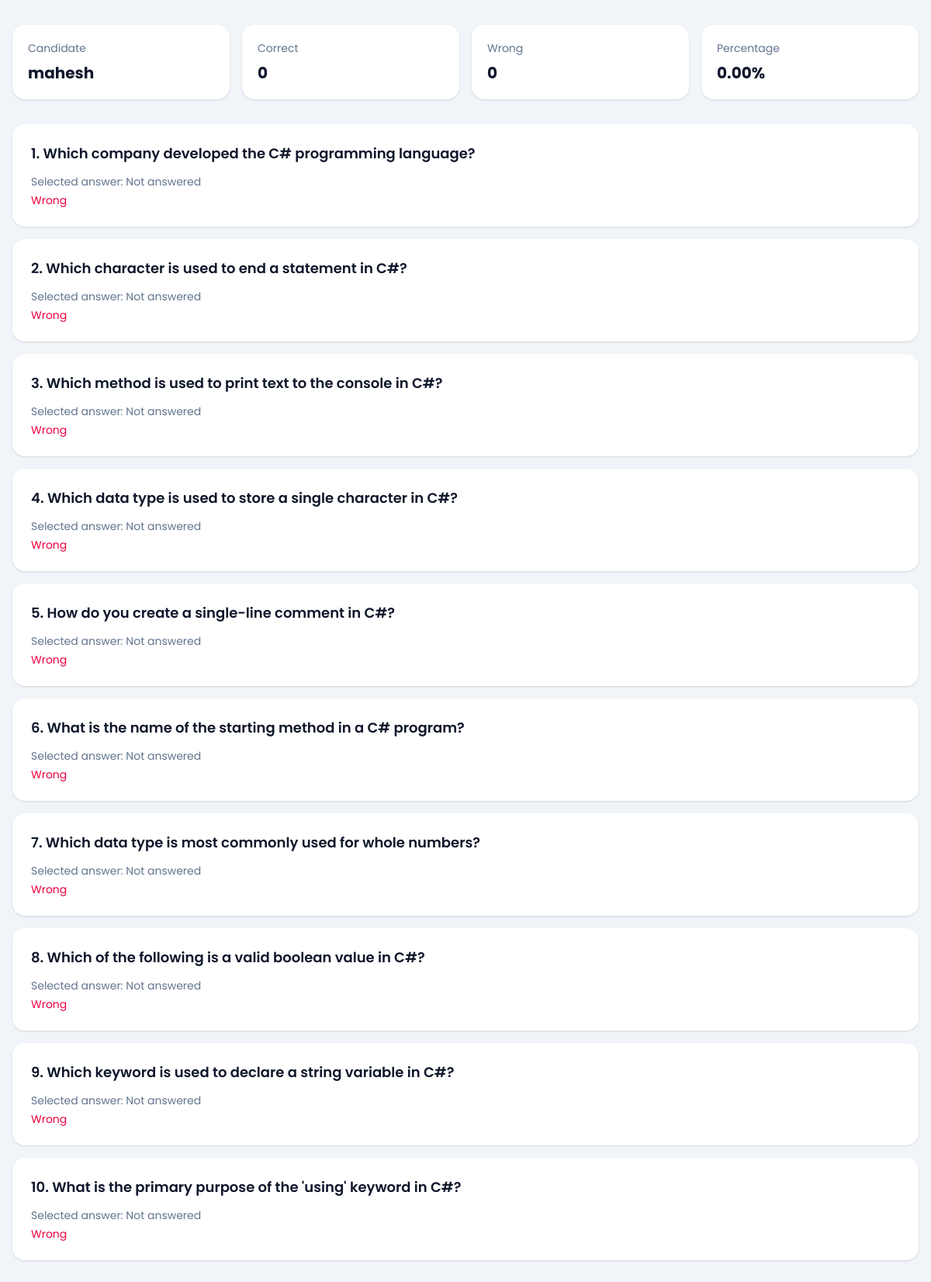
Before: /quiz/attempt/53/result/ (signed in) with the older database file.
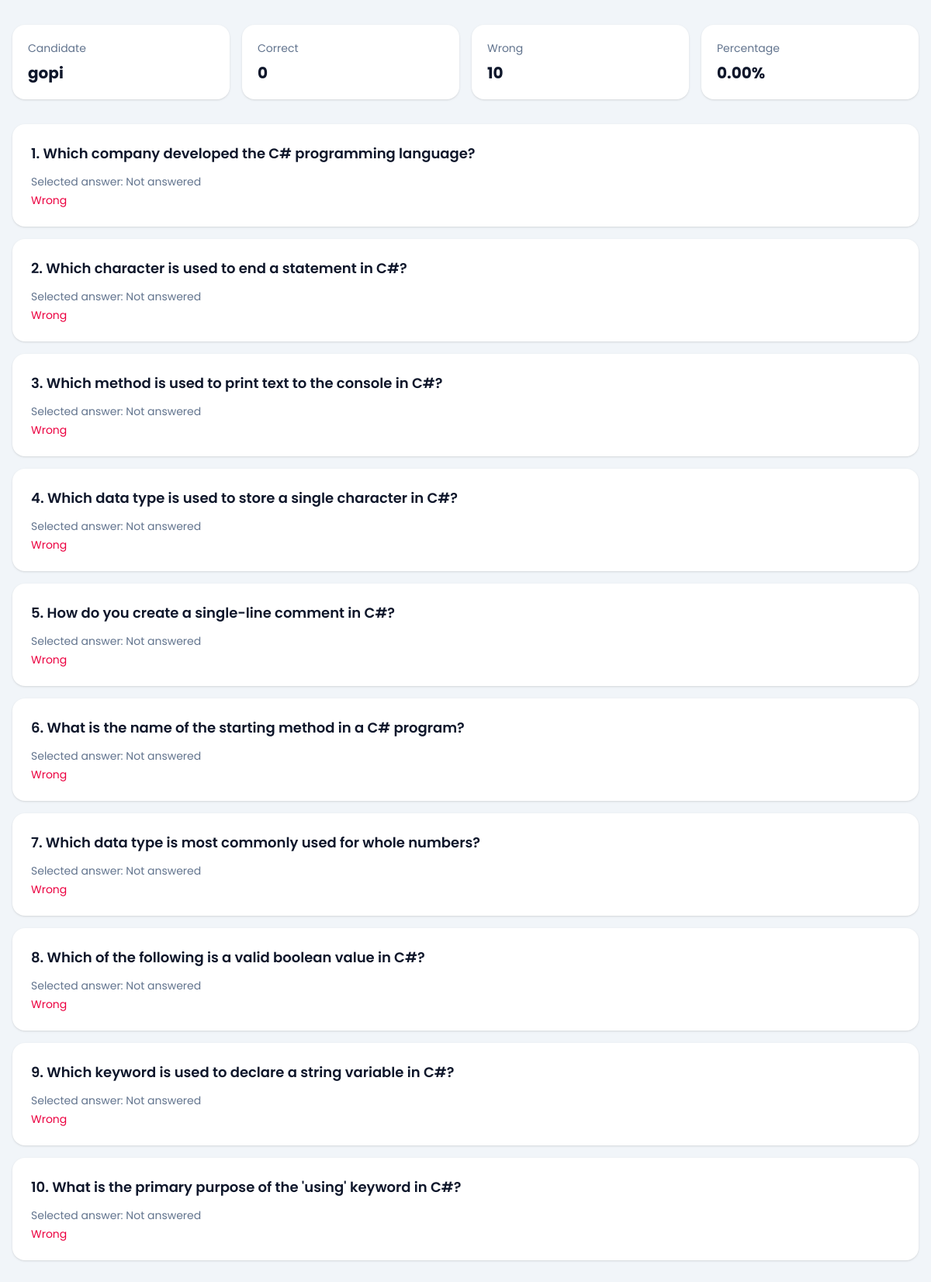
After: the same page with the newer database file.
### quiz/models.py (models this page shows, shortened)
class CandidateTestAttempt(models.Model):
    SESSION_SINGLE = 'single'
    SESSION_MULTI = 'multi'
    SESSION_CHOICES = [
        (SESSION_SINGLE, 'Single'),
        (SESSION_MULTI, 'Multi'),
    ]
    candidate = models.ForeignKey(Candidate, on_delete=models.CASCADE, related_name='attempts')
    company = models.ForeignKey(Company, on_delete=models.CASCADE, related_name='attempts')
    session_type = models.CharField(max_length=10, choices=SESSION_CHOICES)
    level = models.CharField(max_length=20)
    question_count = models.PositiveIntegerField()
    duration_minutes = models.PositiveIntegerField()
    selected_subjects = models.JSONField(default=list, blank=True)
    selected_sub_titles = models.JSONField(default=list, blank=True)
    answers_json = models.JSONField(default=list, blank=True)
    correct_count = models.PositiveIntegerField(default=0)
    wrong_count = models.PositiveIntegerField(default=0)
    percentage = models.DecimalField(max_digits=5, decimal_places=2, default=0)
    started_at = models.DateTimeField(blank=True, null=True)
    submitted_at = models.DateTimeField(blank=True, null=True)
    is_submitted = models.BooleanField(default=False)
    is_paused = models.BooleanField(default=False)
    paused_at = models.DateTimeField(blank=True, null=True)
    total_paused_seconds = models.PositiveIntegerField(default=0)
    tab_switch_count = models.PositiveIntegerField(default=0)
    warning_count = models.PositiveIntegerField(default=0)
    last_violation_at = models.DateTimeField(blank=True, null=True)
    violation_log_json = models.JSONField(default=list, blank=True)
    created_at = models.DateTimeField(auto_now_add=True)
    class Meta:
        ordering = ['-created_at']

class Candidate(models.Model):
    name = models.CharField(max_length=150)
    email = models.EmailField()
    designation_tech = models.CharField(max_length=150)
    created_at = models.DateTimeField(auto_now_add=True)
    class Meta:
        ordering = ['name']

### quiz/views.py (the view)
# urls.py: path('attempt/<int:attempt_id>/result/', views.test_result, name='result'),
@company_login_required
def test_result(request, attempt_id):
    attempt = get_object_or_404(
        CandidateTestAttempt.objects.select_related('candidate', 'company'),
        pk=attempt_id,
        company=request.company,
    )
    answer_rows = attempt.answers_json or []
    question_ids = [row['question_id'] for row in answer_rows]
    question_map = {
        question.id: question
        for question in Quiz.objects.filter(id__in=question_ids, test_subject__company=request.company)
    }
    results = []
    for row in answer_rows:
        question = question_map.get(row['question_id'])
        if not question:
            continue
        selected_answer = row.get('selected_answer')
        results.append(
            {
                'question': question,
                'selected_answer': selected_answer,
                'is_correct': selected_answer == question.correct_answer,
            }
        )
    return render(request, 'quiz/result.html', {'attempt': attempt, 'results': results})

### dashboard/views.py (called while the page is built)
def get_logged_in_company(request):
    company_id = request.session.get('company_id')
    if not company_id:
        return None
    return Company.objects.filter(id=company_id, is_active=True).first()

def company_login_required(view_func):
    @wraps(view_func)
    def wrapper(request, *args, **kwargs):
        company = get_logged_in_company(request)
        if not company:
            return redirect(f"{reverse('dashboard:login')}?next={request.path}")
        request.company = company
        return view_func(request, *args, **kwargs)
    return wrapper

### templates/quiz/result.html (shortened to what this page needs)
{% extends "base.html" %}
{% block content %}
<section class="grid gap-4 md:grid-cols-4">
    <div class="rounded-2xl bg-white p-5 shadow-sm">
        <p class="text-sm text-slate-500">Candidate</p>
        <p class="mt-2 text-xl font-bold">{{ attempt.candidate.name }}</p>
    </div>
    <div class="rounded-2xl bg-white p-5 shadow-sm">
        <p class="text-sm text-slate-500">Correct</p>
        <p class="mt-2 text-xl font-bold">{{ attempt.correct_count }}</p>
    </div>
    <div class="rounded-2xl bg-white p-5 shadow-sm">
        <p class="text-sm text-slate-500">Wrong</p>
        <p class="mt-2 text-xl font-bold">{{ attempt.wrong_count }}</p>
    </div>
    <div class="rounded-2xl bg-white p-5 shadow-sm">
        <p class="text-sm text-slate-500">Percentage</p>
        <p class="mt-2 text-xl font-bold">{{ attempt.percentage }}%</p>
    </div>
</section>
<section class="mt-8 space-y-4">
    {% for row in results %}
        <div class="rounded-2xl bg-white p-6 shadow-sm">
            <h2 class="text-lg font-semibold">{{ forloop.counter }}. {{ row.question.question }}</h2>
            <p class="mt-3 text-sm text-slate-500">Selected answer: {{ row.selected_answer|default:"Not answered" }}</p>
            <p class="mt-1 text-sm {% if row.is_correct %}text-emerald-600{% else %}text-rose-600{% endif %}">
                {% if row.is_correct %}Correct{% else %}Wrong{% endif %}
            </p>
        </div>
    {% empty %}
        <div class="rounded-2xl bg-white p-6 shadow-sm text-slate-500">
            No answers recorded.
        </div>
    {% endfor %}
</section>
{% endblock %}

Changed rows visible on the page:
changed CandidateTestAttempt: candidate.name "mahesh" → "gopi"; wrong_count "0" → "10"
